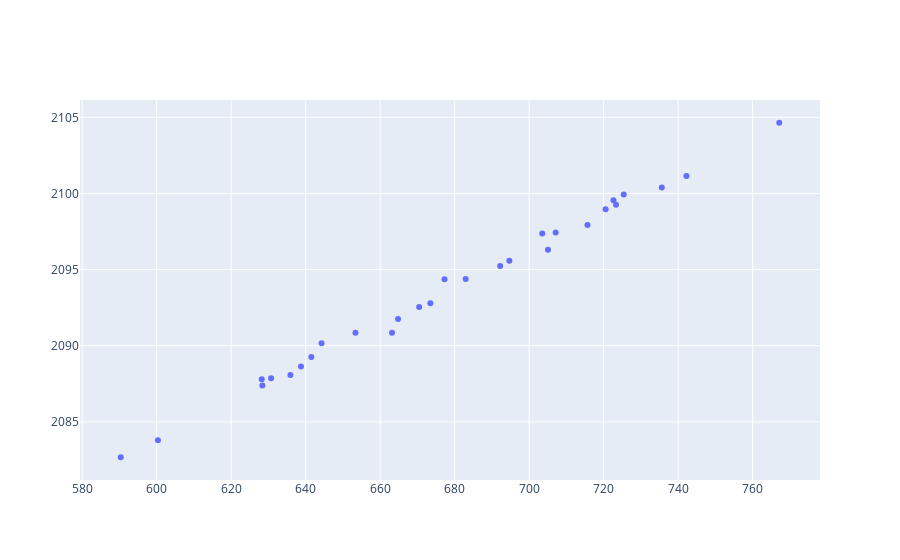

Notebook code for this chart:
### Code cell
data = ref_lap_distances.iloc[:]

fig = go.Figure()
fig.add_trace(go.Scatter(x = data.x, y = data.y, mode = 'markers'))
fig.show()

### Figure 1 — Plotly figure (JSON) as saved in the notebook; plotly's stock layout.template omitted (floating-point values rounded to 4 significant figures)
{"data": [{"mode": "markers", "type": "scatter", "x": [683.0, 630.7, 673.5, 664.8, 600.3, 720.5, 703.5, 692.2, 644.3, 670.5, 694.7, 653.4, 635.9, 725.4, 590.4, 641.5, 663.2, 628.2, 628.4, 742.2, 715.7, 723.3, 705.0, 722.6, 638.7, 707.1, 767.1, 735.6, 677.3], "y": [2094.0, 2088.0, 2093.0, 2092.0, 2084.0, 2099.0, 2097.0, 2095.0, 2090.0, 2093.0, 2096.0, 2091.0, 2088.0, 2100.0, 2083.0, 2089.0, 2091.0, 2088.0, 2087.0, 2101.0, 2098.0, 2099.0, 2096.0, 2100.0, 2089.0, 2097.0, 2105.0, 2100.0, 2094.0]}], "layout": {"autosize": true, "xaxis": {"autorange": true, "range": [579.5, 778.0], "type": "linear"}, "yaxis": {"autorange": true, "range": [2081.0, 2106.0], "type": "linear"}}}
